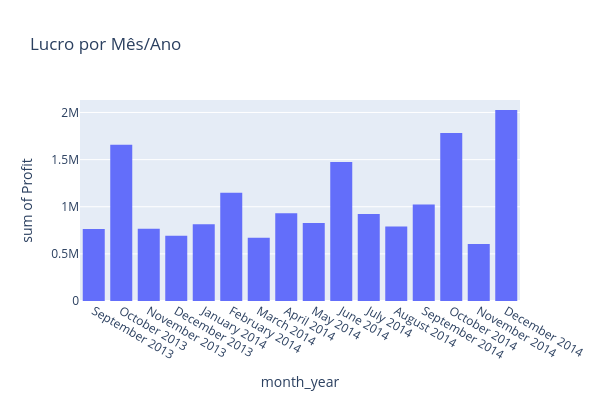

Notebook source saved alongside this figure:
### Code cell
# Média de profit por Ano Mês Generale Global
df_mean_profit_month = (
    df_financial.groupby(['Year','Month Name', 'Month Number'])['Profit'].sum().reset_index()
    .assign(month_year=lambda x: x['Month Name'] + ' ' + x['Year'].astype(str))    
    .sort_values(by=['Year','Month Number']).reset_index(drop=True)
)
fig_mean_profit_month = px.histogram(df_mean_profit_month, 
             x='month_year',      
             y='Profit',          
             title='Lucro por Mês/Ano').update_layout(width=600,height=400).show()

### Figure 1 — Plotly figure (JSON) as saved in the notebook; plotly's stock layout.template omitted (floating-point values rounded to 4 significant figures)
{"data": [{"alignmentgroup": "True", "bingroup": "x", "histfunc": "sum", "hovertemplate": "month_year=%{x}<br>sum of Profit=%{y}<extra></extra>", "legendgroup": "", "marker": {"color": "#636efa", "pattern": {"shape": ""}}, "name": "", "offsetgroup": "", "orientation": "v", "showlegend": false, "type": "histogram", "x": ["September 2013", "October 2013", "November 2013", "December 2013", "January 2014", "February 2014", "March 2014", "April 2014", "May 2014", "June 2014", "July 2014", "August 2014", "September 2014", "October 2014", "November 2014", "December 2014"], "xaxis": "x", "y": [763600.0, 1658000.0, 765500.0, 691600.0, 814000.0, 1149000.0, 669900.0, 930000.0, 828600.0, 1474000.0, 923900.0, 791100.0, 1023000.0, 1782000.0, 604600.0, 2026000.0], "yaxis": "y"}], "layout": {"barmode": "relative", "height": 400, "legend": {"tracegroupgap": 0}, "title": {"text": "Lucro por Mês/Ano"}, "width": 600, "xaxis": {"anchor": "y", "domain": [0, 1], "title": {"text": "month_year"}}, "yaxis": {"anchor": "x", "domain": [0, 1], "title": {"text": "sum of Profit"}}}}
